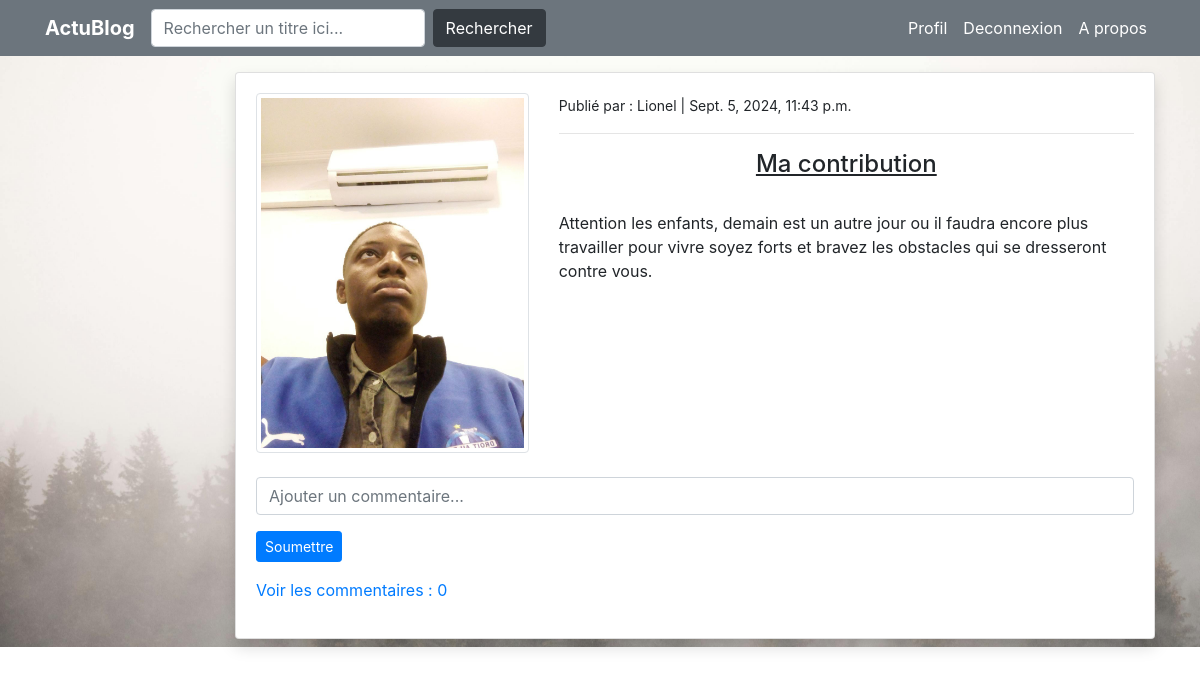
The app's page /MonBlog/post_detail2/13 (signed in) with its own data.
### MonBlog/models.py (models this page shows, shortened)
class PostModel(models.Model):
  title = models.CharField(max_length=150)
  contenu = models.TextField()
  auteur = models.ForeignKey(User ,on_delete=models.CASCADE, default=True)
  date_publication = models.DateTimeField(auto_now=True)
  class Meta:
    ordering = ('-date_publication', )
  def commentaire_count(self):
    return self.commentaire_set.all().count()
  def comments(self):
    return self.commentaire_set.all()

### Utilisateurs/models.py (models this page shows, shortened)
class ProfileModel(models.Model):
  user = models.OneToOneField(User, on_delete=models.CASCADE)
  image = models.ImageField(default='default.jpg', upload_to='Profils', validators=[FileExtensionValidator(['png', 'jpg'])])

### MonBlog/views.py (the view)
# urls.py: path('post_detail2/<int:pk>', post_detail2, name = "post_detail2"),
@login_required
def post_detail2(request, pk):
  post = PostModel.objects.get(id=pk)
  if request.method == 'POST':
    c_form = CommentForm(request.POST)
    if c_form.is_valid():
      instance = c_form.save(commit=False)
      instance.user = request.user
      instance.post = post
      instance.save()
      c_form = CommentForm()
      redirect('post_detail2', pk=post.id)
  else:
    c_form = CommentForm()
  context = {
    "post": post,
    'c_form': c_form,
  }
  return render(request, 'MonBlog/post_detail.html', context)

### MonBlog/form.py
class CommentForm(forms.ModelForm):
  contenu = forms.CharField(label='',
                            widget= forms.TextInput(attrs={"placeholder":'Ajouter un commentaire...'}))
  class Meta:
    model = Commentaire
    fields =['contenu']

### templates/MonBlog/post_detail.html (shortened to what this page needs)
{%extends 'MonBlog/base.html'%} {% block title %}Post Detail{% endblock title%}
{%load crispy_forms_tags%}{%block content%}
<div class="cover">
  <div class="container">
    <div class="row mt-5 pt-3">
      <div class="col-md-10 offset-md-2">
        <div class="card my-2 shadow">
          <div class="card-body">
            <div class="row">
              <div class="col-md-4">
                <img
                  class="img-thumbnail"
                  src="{{post.auteur.profilemodel.image.url}}"
                  alt="profile-img"
                />
              </div>
              <div class="col-md-8">
                <small
                  >Publié par : {{post.auteur}} |
                  {{post.date_publication}}</small
                >
                <hr />
                <u
                  ><center><h4>{{post.title}}</h4></center></u
                >
                <br />
                <p>{{post.contenu}}</p>
              </div>
            </div>
            <br />
            <form method="POST">
              {%csrf_token%} {{c_form|crispy}}
              <input
                class="btn btn-primary btn-sm"
                type="submit"
                value="Soumettre"
              />
            </form>
            <p class="mt-3">
              <a
                class=""
                data-toggle="collapse"
                href="#collapseExample"
                role="button"
                aria-expanded="false"
                aria-controls="collapseExample"
              >
                Voir les commentaires : {{post.commentaire_count}}
              </a>
            </p>
          </div>
        </div>
      </div>
    </div>
  </div>
</div>
{%endblock%}

### static/css/style.css (style rules this page uses)
.cover { background-image: url("fond2.jpg"); background-size: cover; background-attachment: fixed; }

### records on screen
PostModel: auteur.profilemodel.image (picture), auteur "Lionel", date_publication "Sept. 5, 2024, 11:43 p.m.", title "Ma contribution", contenu "Attention les enfants, demain est un autre jour ou il faudra encore plus travailler pour vivre soyez forts et bravez les obstacles qui se dresseront contre vous.", commentaire_count "0"
